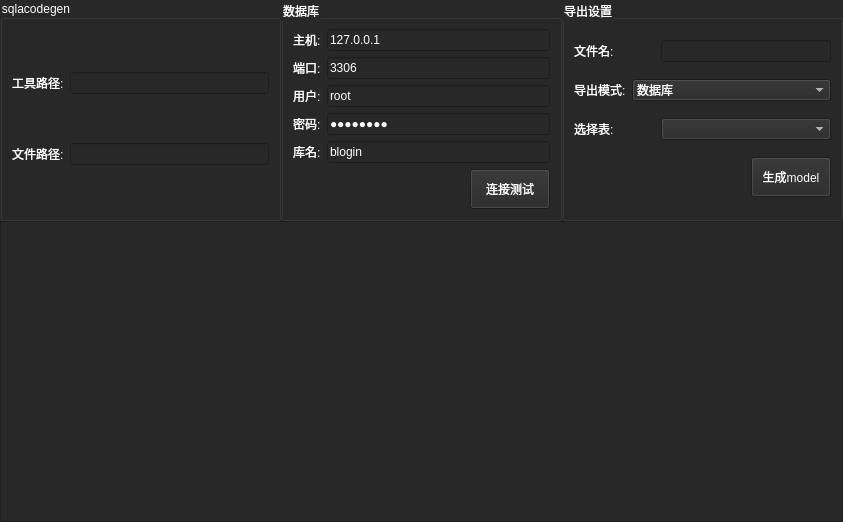
<?xml version="1.0" encoding="UTF-8"?>
<ui version="4.0">
 <class>Form</class>
 <widget class="QWidget" name="Form">
  <property name="geometry">
   <rect>
    <x>0</x>
    <y>0</y>
    <width>843</width>
    <height>522</height>
   </rect>
  </property>
  <property name="windowTitle">
   <string>Form</string>
  </property>
  <property name="styleSheet">
   <string notr="true">background-color: rgb(40, 40, 40);
color: rgb(255, 255, 255);</string>
  </property>
  <layout class="QGridLayout" name="gridLayout_4">
   <property name="leftMargin">
    <number>0</number>
   </property>
   <property name="topMargin">
    <number>0</number>
   </property>
   <property name="rightMargin">
    <number>0</number>
   </property>
   <property name="bottomMargin">
    <number>0</number>
   </property>
   <property name="spacing">
    <number>0</number>
   </property>
   <item row="0" column="0">
    <layout class="QVBoxLayout" name="verticalLayout">
     <property name="spacing">
      <number>0</number>
     </property>
     <item>
      <layout class="QHBoxLayout" name="horizontalLayout_12">
       <property name="spacing">
        <number>0</number>
       </property>
       <item>
        <widget class="QGroupBox" name="groupBox">
         <property name="styleSheet">
          <string notr="true">font: 14pt &quot;Arial&quot;;</string>
         </property>
         <property name="title">
          <string>sqlacodegen</string>
         </property>
         <layout class="QGridLayout" name="gridLayout_3">
          <item row="0" column="0">
           <layout class="QHBoxLayout" name="horizontalLayout_7">
            <item>
             <widget class="QLabel" name="label_6">
              <property name="text">
               <string>工具路径:</string>
              </property>
             </widget>
            </item>
            <item>
             <widget class="QLineEdit" name="sqlacodegen_path_lineEdit">
              <property name="readOnly">
               <bool>true</bool>
              </property>
             </widget>
            </item>
           </layout>
          </item>
          <item row="1" column="0">
           <layout class="QHBoxLayout" name="horizontalLayout_2">
            <item>
             <widget class="QLabel" name="label_2">
              <property name="text">
               <string>文件路径:</string>
              </property>
             </widget>
            </item>
            <item>
             <widget class="QLineEdit" name="generate_file_path_lineEdit">
              <property name="readOnly">
               <bool>true</bool>
              </property>
             </widget>
            </item>
           </layout>
          </item>
         </layout>
        </widget>
       </item>
       <item>
        <widget class="QGroupBox" name="groupBox_2">
         <property name="styleSheet">
          <string notr="true">font: 14pt &quot;Arial&quot;;</string>
         </property>
         <property name="title">
          <string>数据库</string>
         </property>
         <layout class="QGridLayout" name="gridLayout">
          <item row="1" column="0">
           <layout class="QHBoxLayout" name="horizontalLayout_3">
            <item>
             <widget class="QLabel" name="label_3">
              <property name="text">
               <string>端口:</string>
              </property>
             </widget>
            </item>
            <item>
             <widget class="QLineEdit" name="db_port_lineEdit">
              <property name="text">
               <string>3306</string>
              </property>
             </widget>
            </item>
           </layout>
          </item>
          <item row="2" column="0">
           <layout class="QHBoxLayout" name="horizontalLayout_4">
            <item>
             <widget class="QLabel" name="label_4">
              <property name="text">
               <string>用户:</string>
              </property>
             </widget>
            </item>
            <item>
             <widget class="QLineEdit" name="db_username_lineEdit">
              <property name="text">
               <string>root</string>
              </property>
             </widget>
            </item>
           </layout>
          </item>
          <item row="3" column="0">
           <layout class="QHBoxLayout" name="horizontalLayout_5">
            <item>
             <widget class="QLabel" name="label_5">
              <property name="text">
               <string>密码:</string>
              </property>
             </widget>
            </item>
            <item>
             <widget class="QLineEdit" name="db_pwd_lineEdit">
              <property name="text">
               <string>19940124</string>
              </property>
              <property name="echoMode">
               <enum>QLineEdit::Password</enum>
              </property>
             </widget>
            </item>
           </layout>
          </item>
          <item row="5" column="0">
           <layout class="QHBoxLayout" name="horizontalLayout_6">
            <item>
             <spacer name="horizontalSpacer">
              <property name="orientation">
               <enum>Qt::Horizontal</enum>
              </property>
              <property name="sizeHint" stdset="0">
               <size>
                <width>40</width>
                <height>20</height>
               </size>
              </property>
             </spacer>
            </item>
            <item>
             <widget class="QPushButton" name="db_conn_test_pushButton">
              <property name="minimumSize">
               <size>
                <width>0</width>
                <height>40</height>
               </size>
              </property>
              <property name="text">
               <string>连接测试</string>
              </property>
             </widget>
            </item>
           </layout>
          </item>
          <item row="0" column="0">
           <layout class="QHBoxLayout" name="horizontalLayout">
            <item>
             <widget class="QLabel" name="label">
              <property name="text">
               <string>主机:</string>
              </property>
             </widget>
            </item>
            <item>
             <widget class="QLineEdit" name="db_host_lineEdit">
              <property name="text">
               <string>127.0.0.1</string>
              </property>
             </widget>
            </item>
           </layout>
          </item>
          <item row="4" column="0">
           <layout class="QHBoxLayout" name="horizontalLayout_13">
            <item>
             <widget class="QLabel" name="label_9">
              <property name="text">
               <string>库名:</string>
              </property>
             </widget>
            </item>
            <item>
             <widget class="QLineEdit" name="db_name_lineEdit">
              <property name="text">
               <string>blogin</string>
              </property>
             </widget>
            </item>
           </layout>
          </item>
         </layout>
        </widget>
       </item>
       <item>
        <widget class="QGroupBox" name="groupBox_3">
         <property name="styleSheet">
          <string notr="true">font: 14pt &quot;Arial&quot;;</string>
         </property>
         <property name="title">
          <string>导出设置</string>
         </property>
         <layout class="QGridLayout" name="gridLayout_2">
          <item row="1" column="0">
           <layout class="QHBoxLayout" name="horizontalLayout_9" stretch="1,10">
            <item>
             <widget class="QLabel" name="label_8">
              <property name="text">
               <string>导出模式:</string>
              </property>
             </widget>
            </item>
            <item>
             <widget class="QComboBox" name="export_mode_comboBox">
              <item>
               <property name="text">
                <string>数据库</string>
               </property>
              </item>
              <item>
               <property name="text">
                <string>单表</string>
               </property>
              </item>
             </widget>
            </item>
           </layout>
          </item>
          <item row="3" column="0">
           <layout class="QHBoxLayout" name="horizontalLayout_11">
            <item>
             <spacer name="horizontalSpacer_2">
              <property name="orientation">
               <enum>Qt::Horizontal</enum>
              </property>
              <property name="sizeHint" stdset="0">
               <size>
                <width>40</width>
                <height>20</height>
               </size>
              </property>
             </spacer>
            </item>
            <item>
             <widget class="QPushButton" name="generate_file_pushButton">
              <property name="minimumSize">
               <size>
                <width>0</width>
                <height>40</height>
               </size>
              </property>
              <property name="text">
               <string>生成model</string>
              </property>
             </widget>
            </item>
           </layout>
          </item>
          <item row="0" column="0">
           <layout class="QHBoxLayout" name="horizontalLayout_8">
            <item>
             <widget class="QLabel" name="label_7">
              <property name="minimumSize">
               <size>
                <width>81</width>
                <height>0</height>
               </size>
              </property>
              <property name="maximumSize">
               <size>
                <width>81</width>
                <height>16777215</height>
               </size>
              </property>
              <property name="text">
               <string>文件名:</string>
              </property>
             </widget>
            </item>
            <item>
             <widget class="QLineEdit" name="export_filename_lineEdit"/>
            </item>
           </layout>
          </item>
          <item row="2" column="0">
           <layout class="QHBoxLayout" name="horizontalLayout_10" stretch="1,10">
            <item>
             <widget class="QLabel" name="db_table_label">
              <property name="minimumSize">
               <size>
                <width>81</width>
                <height>0</height>
               </size>
              </property>
              <property name="maximumSize">
               <size>
                <width>81</width>
                <height>16777215</height>
               </size>
              </property>
              <property name="text">
               <string>选择表:</string>
              </property>
             </widget>
            </item>
            <item>
             <widget class="QComboBox" name="db_table_comboBox"/>
            </item>
           </layout>
          </item>
         </layout>
        </widget>
       </item>
      </layout>
     </item>
     <item>
      <widget class="QTextBrowser" name="textBrowser">
       <property name="styleSheet">
        <string notr="true">font: 13pt &quot;Arial&quot;;
color: rgb(255, 255, 255);</string>
       </property>
       <property name="html">
        <string>&lt;!DOCTYPE HTML PUBLIC &quot;-//W3C//DTD HTML 4.0//EN&quot; &quot;http://www.w3.org/TR/REC-html40/strict.dtd&quot;&gt;
&lt;html&gt;&lt;head&gt;&lt;meta name=&quot;qrichtext&quot; content=&quot;1&quot; /&gt;&lt;style type=&quot;text/css&quot;&gt;
p, li { white-space: pre-wrap; }
&lt;/style&gt;&lt;/head&gt;&lt;body style=&quot; font-family:'Arial'; font-size:13pt; font-weight:400; font-style:normal;&quot;&gt;
&lt;p style=&quot;-qt-paragraph-type:empty; margin-top:0px; margin-bottom:0px; margin-left:0px; margin-right:0px; -qt-block-indent:0; text-indent:0px; font-size:18pt;&quot;&gt;&lt;br /&gt;&lt;/p&gt;&lt;/body&gt;&lt;/html&gt;</string>
       </property>
      </widget>
     </item>
    </layout>
   </item>
  </layout>
 </widget>
 <resources/>
 <connections/>
</ui>
